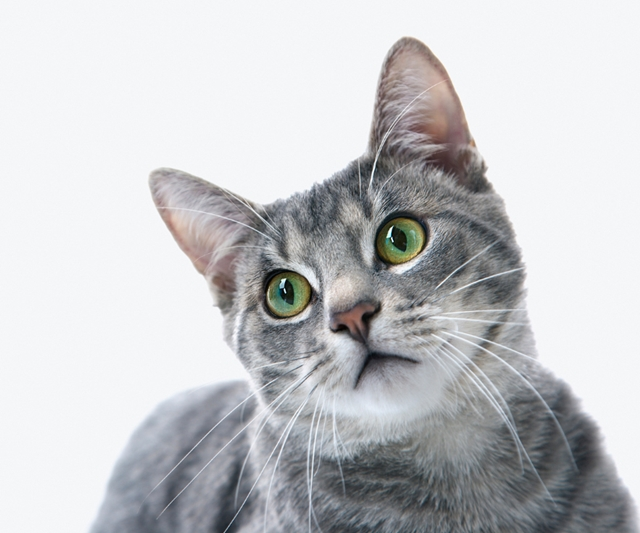
#> input picture OpenCV/code/chap08/image/1.jpg, 640 x 533 px, found by its file name
$ python 17.py
#> lines starting #> are read from the running program, lines starting #| are printed output that depends on the picture
import numpy as np, cv2

image = cv2.imread("c:/computervision/chap08/image/1.jpg", cv2.IMREAD_GRAYSCALE)
#> image: shape (533, 640); min 0, max 255, mean 198.6

h, w = image.shape
#> h = 533; w = 640

flip1 = np.array([[-1, 0, w], [0, 1, 0]], np.float32)
#> flip1 = [[-1, 0, 640], [0, 1, 0]]
flip2 = np.array([[1, 0, 0],  [0, -1, h]], np.float32)
#> flip2 = [[1, 0, 0], [0, -1, 533]]
flip3 = np.array([[-1, 0, w], [0, -1, h]], np.float32)
#> flip3 = [[-1, 0, 640], [0, -1, 533]]


dst1 = cv2.warpAffine(image, flip1, (w, h))
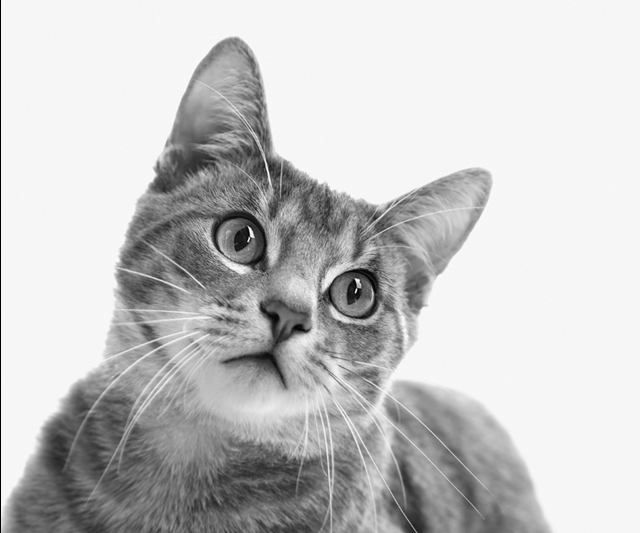
#> dst1: shape (533, 640); min 0, max 255, mean 198.3
dst2 = cv2.warpAffine(image, flip2, (w, h))
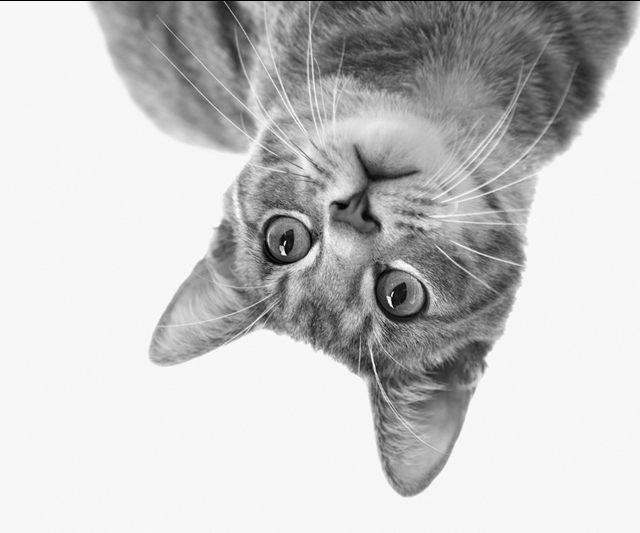
#> dst2: shape (533, 640); min 0, max 255, mean 198.2
dst3 = cv2.warpAffine(image, flip3, (w, h))
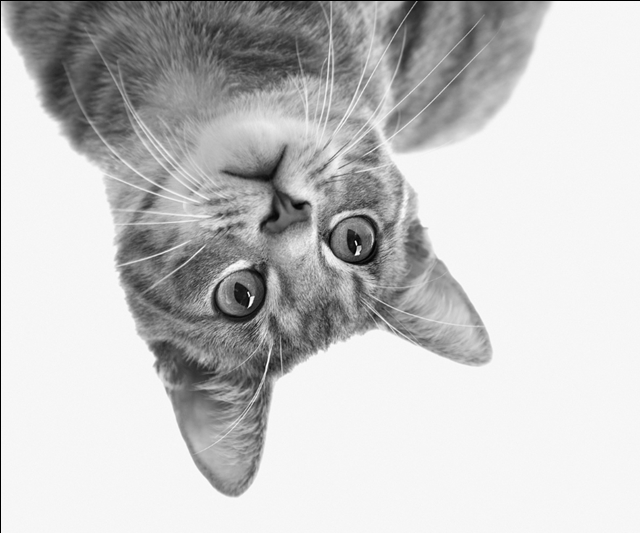
#> dst3: shape (533, 640); min 0, max 255, mean 197.8
cv2.imshow("image", image)
cv2.imshow("1", dst1)
cv2.imshow("2", dst2)
cv2.imshow("3", dst3)
cv2.waitKey()
